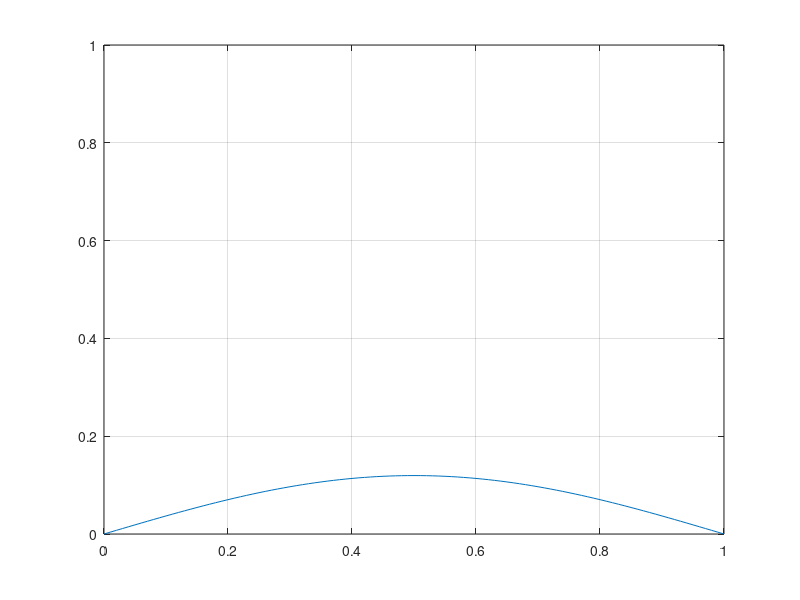

The MATLAB source for this figure:
clear all
close all
clc
%%%%%%%%%%%%%%%%%%%%% Heat equation(1) with Drichlet condition %%%%%%%%%%%%%%%%%%%%%
L=1;
x=0:0.01*L:L;
time=50;
Nt=100;
Dt=time/Nt;
c=.05;
for m=1:Nt
    t(m)=(m-1)*Dt;
    s=0;
    for n=1:2:100
        s=s+4*L*sin(n*pi/2)/((n*pi^2))*sin(n*pi*x/L)*exp(-(n*pi*c/L)^2*t(m));
    end
plot(x,s)
grid on
axis ([0 L 0 1])
pause(.2)
end